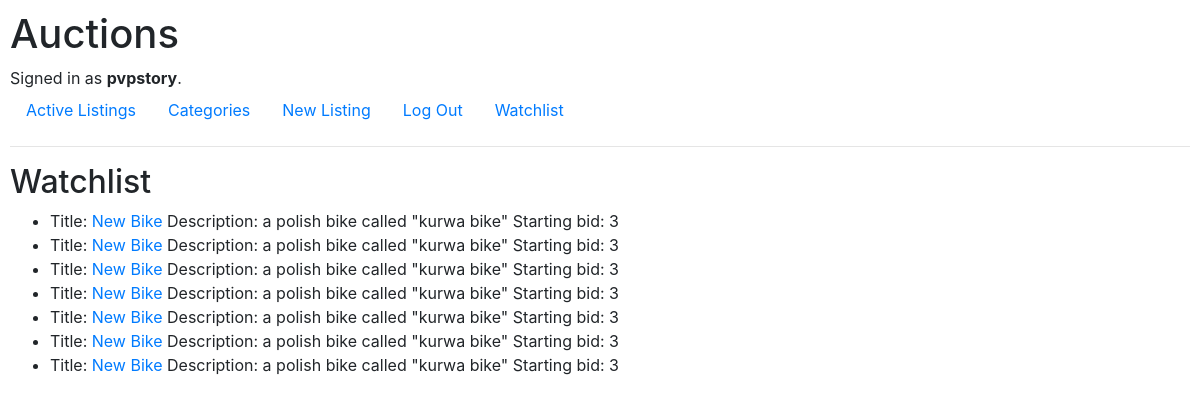
The page /watchlist (signed in) on the database as committed earlier.
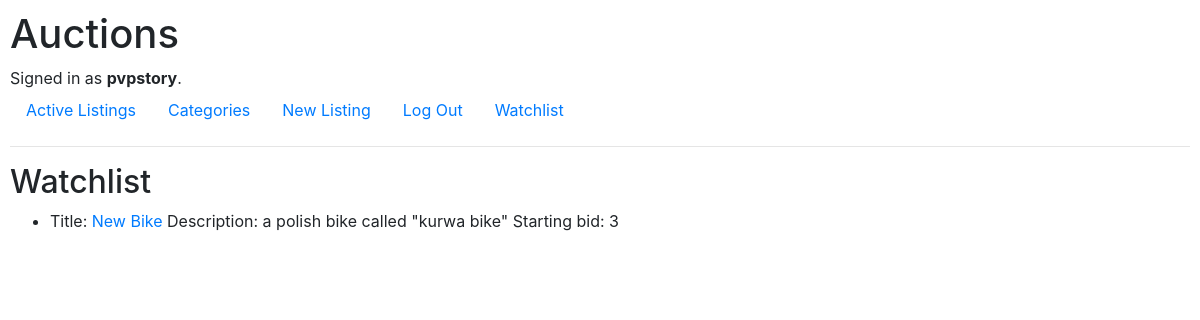
The same page on the database as committed later.
### auctions/models.py (models this page shows, shortened)
class User(AbstractUser):
    pass

class watchlist(models.Model):
    user = models.ForeignKey(User, on_delete=models.CASCADE)
    listing = models.ForeignKey(listings, on_delete=models.CASCADE)

class listings(models.Model):
    title = models.CharField(max_length=64)
    description = models.TextField(max_length=500)
    starting_bit = models.IntegerField()
    creator = models.ForeignKey(User, on_delete=models.CASCADE)
    category = models.TextField(max_length=100, default="Others")

### auctions/views.py (the view, shortened to what this page needs)
# urls.py: path("watchlist", views.watchlist_view, name="watchlist"),
def watchlist_view(request):
    return render(request, "auctions/watchlist.html", {
        "watchlist": watchlist.objects.filter(user=request.user)
    })

### auctions/templates/auctions/watchlist.html
{% extends "auctions/layout.html" %}
{% block body %}
    <h2>Watchlist</h2>
    <ul>
    {% for item in watchlist %}
        <li>Title: <a href="/listing/{{ item.listing.id }}">{{ item.listing.title }}</a> Description: {{ item.listing.description }} Starting bid: {{ item.listing.starting_bit }}</li>
    {% endfor %}
    </ul>
{% endblock %}

### auctions/templates/auctions/layout.html (shortened to what this page needs)
{% load static %}
<!DOCTYPE html>
<html lang="en">
    <head>
        <link rel="stylesheet" href="https://stackpath.bootstrapcdn.com/bootstrap/4.4.1/css/bootstrap.min.css">
        <link href="{% static 'auctions/styles.css' %}" rel="stylesheet">
    </head>
    <body>
        <h1>Auctions</h1>
        <div>
            {% if user.is_authenticated %}
                Signed in as <strong>{{ user.username }}</strong>.
            {% else %}
                Not signed in.
            {% endif %}
        </div>
        <ul class="nav">
            <li class="nav-item">
                <a class="nav-link" href="{% url 'index' %}">Active Listings</a>
            </li>
        <li>
            <a class="nav-link" href="{% url 'categories' %}">Categories</a>
        </li>
            {% if user.is_authenticated %}
                <li>
                    <a class="nav-link" href="{% url 'new_listing' %}">New Listing</a>
                </li>
                <li class="nav-item">
                    <a class="nav-link" href="{% url 'logout' %}">Log Out</a>
                </li>
                <li class="nav-item">
                    <a class="nav-link" href="{% url 'watchlist' %}">Watchlist</a>
                </li>
            {% endif %}
        </ul>
        <hr>
        {% block body %}
        {% endblock %}
    </body>
</html>

### auctions/static/auctions/styles.css (style rules this page uses)
body { padding: 10px; }

Rows that differ between the two databases and show on the page:
removed watchlist: listing "New Bike", listing.description "a polish bike called \"kurwa bike\"", listing.starting_bit "3"
removed watchlist: listing "New Bike", listing.description "a polish bike called \"kurwa bike\"", listing.starting_bit "3"
removed watchlist: listing "New Bike", listing.description "a polish bike called \"kurwa bike\"", listing.starting_bit "3"
removed watchlist: listing "New Bike", listing.description "a polish bike called \"kurwa bike\"", listing.starting_bit "3"
removed watchlist: listing "New Bike", listing.description "a polish bike called \"kurwa bike\"", listing.starting_bit "3"
removed watchlist: listing "New Bike", listing.description "a polish bike called \"kurwa bike\"", listing.starting_bit "3"
